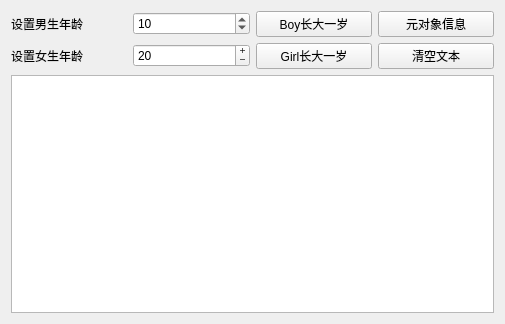
<?xml version="1.0" encoding="UTF-8"?>
<ui version="4.0">
 <class>Widget</class>
 <widget class="QWidget" name="Widget">
  <property name="geometry">
   <rect>
    <x>0</x>
    <y>0</y>
    <width>505</width>
    <height>324</height>
   </rect>
  </property>
  <property name="windowTitle">
   <string>元对象系统特征</string>
  </property>
  <layout class="QVBoxLayout" name="verticalLayout">
   <item>
    <layout class="QGridLayout" name="gridLayout">
     <item row="0" column="0">
      <widget class="QLabel" name="label">
       <property name="text">
        <string>设置男生年龄</string>
       </property>
      </widget>
     </item>
     <item row="0" column="1">
      <widget class="QSpinBox" name="spinBoy">
       <property name="value">
        <number>10</number>
       </property>
      </widget>
     </item>
     <item row="0" column="2">
      <widget class="QPushButton" name="btnBoyInc">
       <property name="text">
        <string>Boy长大一岁</string>
       </property>
      </widget>
     </item>
     <item row="0" column="3">
      <widget class="QPushButton" name="btnClassInfo">
       <property name="text">
        <string>元对象信息</string>
       </property>
      </widget>
     </item>
     <item row="1" column="0">
      <widget class="QLabel" name="label_2">
       <property name="text">
        <string>设置女生年龄</string>
       </property>
      </widget>
     </item>
     <item row="1" column="1">
      <widget class="QSpinBox" name="spinGirl">
       <property name="readOnly">
        <bool>false</bool>
       </property>
       <property name="buttonSymbols">
        <enum>QAbstractSpinBox::PlusMinus</enum>
       </property>
       <property name="value">
        <number>20</number>
       </property>
      </widget>
     </item>
     <item row="1" column="2">
      <widget class="QPushButton" name="btnGirlInc">
       <property name="text">
        <string>Girl长大一岁</string>
       </property>
      </widget>
     </item>
     <item row="1" column="3">
      <widget class="QPushButton" name="btnClear">
       <property name="text">
        <string>清空文本</string>
       </property>
      </widget>
     </item>
    </layout>
   </item>
   <item>
    <widget class="QPlainTextEdit" name="plainTextEdit"/>
   </item>
  </layout>
 </widget>
 <resources/>
 <connections/>
</ui>
